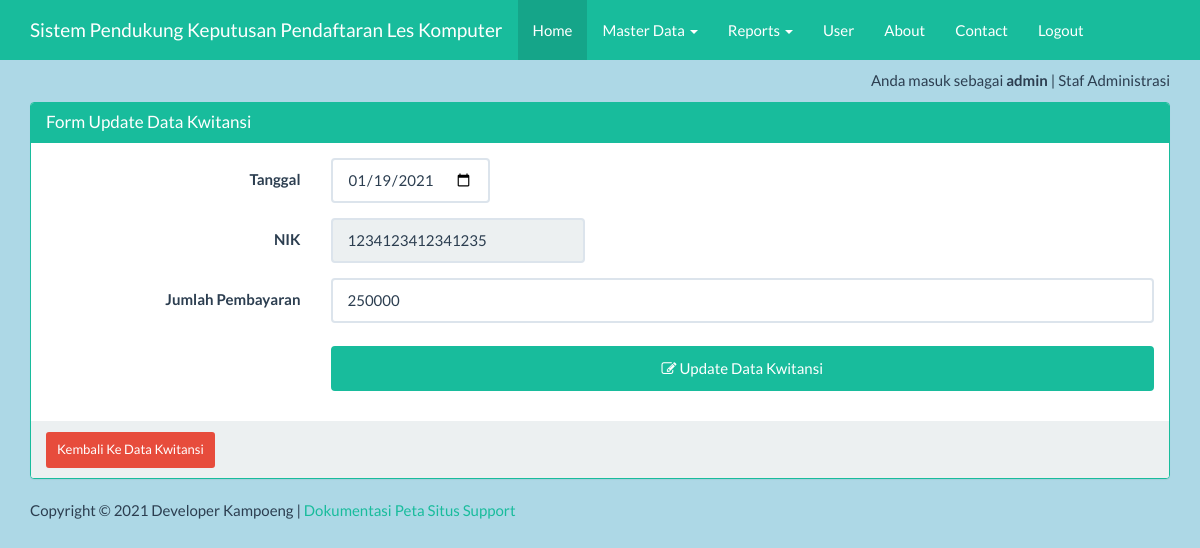
/index_admin.php?page=kwitansi&actions=edit&id=7 (signed in), run on the app's committed database.
### tables this page shows
CREATE TABLE `tb_kwitansi` (
  `id_kwitansi` int(11) NOT NULL,
  `tanggal` date NOT NULL,
  `nik` varchar(25) NOT NULL,
  `jumlah_pembayaran` int(20) NOT NULL
);

### views/kwitansi_edit.php (the view, shortened to what this page needs)
<?php
$id=$_GET['id'];
$ambil=  mysqli_query($koneksi, "SELECT * FROM tb_kwitansi WHERE id_kwitansi ='$id'") or die ("SQL Edit error");
$data= mysqli_fetch_array($ambil);
?>
<div class="container">
    <div class="row">
        <div class="col-xs-12">
            <div class="panel panel-success">
                <div class="panel-heading">
                    <h3 class="panel-title">Form Update Data Kwitansi</h3>
                </div>
                <div class="panel-body">
                    <form class="form-horizontal" action="" method="post">
                        <div class="form-group">
                            <label for="tanggal" class="col-sm-3 control-label">Tanggal</label>
                            <div class="col-sm-2">
                                <input type="date" name="tanggal" class="form-control" id="inputEmail3" placeholder="Inputkan tanggal" value="<?= $data['tanggal']?>" required>
                            </div>
                        </div>
                         <div class="form-group">
                            <label for="nik" class="col-sm-3 control-label">NIK</label>
                            <div class="col-sm-3 col-xs-9">
                                <input type="text" name="nik" class="form-control" id="inputEmail3"  value="<?= $data['nik']?>" readonly>
                            </div>
                        </div>
                         <div class="form-group">
                            <label for="jumlah_pembayaran" class="col-sm-3 control-label">Jumlah Pembayaran</label>
                            <div class="col-sm-9">
                                <input type="text" name="jumlah_pembayaran" class="form-control" id="inputEmail3" placeholder="Inputkan jumlah pembayaran" value="<?= $data['jumlah_pembayaran']?>"required>
                            </div>
                        </div>
                        <div class="form-group">
                            <div class="col-sm-offset-3 col-sm-9">
                                <button type="submit" class="btn btn-success">
                                    <span class="fa fa-edit"></span> Update Data Kwitansi</button>
                            </div>
                        </div>
                    </form>
                </div>
                <div class="panel-footer">
                    <a href="?page=kwitansi&actions=tampil" class="btn btn-danger btn-sm">
                        Kembali Ke Data Kwitansi
                    </a>
                </div>
            </div>
        </div>
    </div>
</div>

### index_admin.php (style rules this page uses)
body { margin-top:70px; background-color: lightblue; }
button { background-color: #4CAF50; color: white; padding: 14px 20px; margin: 8px 0; border: none; cursor: pointer; width: 100%; }

### data on the page
tb_kwitansi: tanggal "01/19/2021", nik "1234123412341235", jumlah_pembayaran "250000"

### other printed values
$_SESSION['username'] "admin"
$_SESSION['ket'] "Staf Administrasi"
